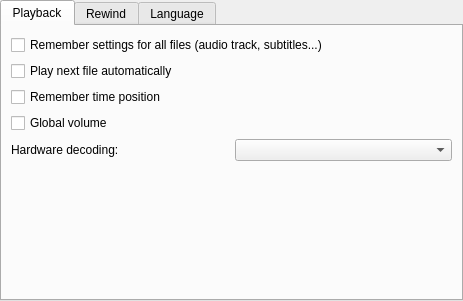
<?xml version="1.0" encoding="UTF-8"?>
<ui version="4.0">
 <class>PrefMain</class>
 <widget class="QWidget" name="PrefMain">
  <property name="geometry">
   <rect>
    <x>0</x>
    <y>0</y>
    <width>463</width>
    <height>301</height>
   </rect>
  </property>
  <property name="windowTitle">
   <string>General</string>
  </property>
  <property name="windowIcon">
   <iconset theme="preferences-other"/>
  </property>
  <layout class="QVBoxLayout" name="verticalLayout_4">
   <property name="spacing">
    <number>0</number>
   </property>
   <property name="leftMargin">
    <number>0</number>
   </property>
   <property name="topMargin">
    <number>0</number>
   </property>
   <property name="rightMargin">
    <number>0</number>
   </property>
   <property name="bottomMargin">
    <number>0</number>
   </property>
   <item>
    <widget class="QTabWidget" name="tabWidget">
     <property name="currentIndex">
      <number>0</number>
     </property>
     <widget class="QWidget" name="tabPlayback">
      <attribute name="title">
       <string>Playback</string>
      </attribute>
      <layout class="QVBoxLayout" name="verticalLayout">
       <item>
        <widget class="QCheckBox" name="cbRememberFileSettings">
         <property name="text">
          <string>Remember settings for all files (audio track, subtitles...)</string>
         </property>
        </widget>
       </item>
       <item>
        <widget class="QCheckBox" name="cbAutoPlayNext">
         <property name="text">
          <string>Play next file automatically</string>
         </property>
        </widget>
       </item>
       <item>
        <widget class="QCheckBox" name="cbRememberTimePos">
         <property name="text">
          <string>Remember time position</string>
         </property>
        </widget>
       </item>
       <item>
        <widget class="QCheckBox" name="cbGlobalVolume">
         <property name="text">
          <string>Global volume</string>
         </property>
        </widget>
       </item>
       <item>
        <layout class="QHBoxLayout" name="horizontalLayout">
         <item>
          <widget class="QLabel" name="label">
           <property name="text">
            <string>Hardware decoding:</string>
           </property>
          </widget>
         </item>
         <item>
          <widget class="QComboBox" name="cbHwdec"/>
         </item>
        </layout>
       </item>
       <item>
        <spacer name="verticalSpacer">
         <property name="orientation">
          <enum>Qt::Orientation::Vertical</enum>
         </property>
         <property name="sizeHint" stdset="0">
          <size>
           <width>20</width>
           <height>322</height>
          </size>
         </property>
        </spacer>
       </item>
      </layout>
     </widget>
     <widget class="QWidget" name="tabRewind">
      <attribute name="title">
       <string>Rewind</string>
      </attribute>
      <layout class="QVBoxLayout" name="verticalLayout_3">
       <item>
        <widget class="SeekWidget" name="seek0" native="true"/>
       </item>
       <item>
        <widget class="SeekWidget" name="seek1" native="true"/>
       </item>
       <item>
        <widget class="SeekWidget" name="seek2" native="true"/>
       </item>
       <item>
        <layout class="QHBoxLayout" name="l2">
         <property name="spacing">
          <number>6</number>
         </property>
         <property name="margin" stdset="0">
          <number>0</number>
         </property>
         <item>
          <widget class="QLabel" name="label_3">
           <property name="text">
            <string>Behaviour of time slider:</string>
           </property>
           <property name="buddy">
            <cstring>cbTimeSliderBeh</cstring>
           </property>
          </widget>
         </item>
         <item>
          <widget class="QComboBox" name="cbTimeSliderBeh">
           <property name="sizePolicy">
            <sizepolicy hsizetype="Expanding" vsizetype="Fixed">
             <horstretch>0</horstretch>
             <verstretch>0</verstretch>
            </sizepolicy>
           </property>
           <item>
            <property name="text">
             <string>Seek to position while dragging</string>
            </property>
           </item>
           <item>
            <property name="text">
             <string>Seek to position when released</string>
            </property>
           </item>
          </widget>
         </item>
         <item>
          <spacer name="sp1">
           <property name="orientation">
            <enum>Qt::Orientation::Horizontal</enum>
           </property>
           <property name="sizeHint" stdset="0">
            <size>
             <width>81</width>
             <height>25</height>
            </size>
           </property>
          </spacer>
         </item>
        </layout>
       </item>
       <item>
        <spacer name="verticalSpacer_3">
         <property name="orientation">
          <enum>Qt::Orientation::Vertical</enum>
         </property>
         <property name="sizeHint" stdset="0">
          <size>
           <width>20</width>
           <height>155</height>
          </size>
         </property>
        </spacer>
       </item>
      </layout>
     </widget>
     <widget class="QWidget" name="tabLang">
      <attribute name="title">
       <string>Language</string>
      </attribute>
      <layout class="QVBoxLayout" name="verticalLayout_2">
       <item>
        <widget class="QGroupBox" name="groupBox">
         <property name="title">
          <string>Preferred language:</string>
         </property>
         <layout class="QGridLayout" name="gridLayout">
          <property name="leftMargin">
           <number>0</number>
          </property>
          <property name="topMargin">
           <number>0</number>
          </property>
          <property name="rightMargin">
           <number>0</number>
          </property>
          <property name="bottomMargin">
           <number>0</number>
          </property>
          <property name="spacing">
           <number>3</number>
          </property>
          <item row="0" column="2">
           <spacer name="horizontalSpacer">
            <property name="orientation">
             <enum>Qt::Orientation::Horizontal</enum>
            </property>
            <property name="sizeHint" stdset="0">
             <size>
              <width>94</width>
              <height>20</height>
             </size>
            </property>
           </spacer>
          </item>
          <item row="1" column="2">
           <spacer name="horizontalSpacer_2">
            <property name="orientation">
             <enum>Qt::Orientation::Horizontal</enum>
            </property>
            <property name="sizeHint" stdset="0">
             <size>
              <width>94</width>
              <height>20</height>
             </size>
            </property>
           </spacer>
          </item>
          <item row="1" column="0">
           <widget class="QLabel" name="textLabel2_11">
            <property name="text">
             <string>Su&amp;btitles:</string>
            </property>
            <property name="alignment">
             <set>Qt::AlignmentFlag::AlignRight|Qt::AlignmentFlag::AlignTrailing|Qt::AlignmentFlag::AlignVCenter</set>
            </property>
            <property name="wordWrap">
             <bool>false</bool>
            </property>
            <property name="buddy">
             <cstring>subtitle_lang_edit</cstring>
            </property>
           </widget>
          </item>
          <item row="0" column="0">
           <widget class="QLabel" name="textLabel1_20">
            <property name="text">
             <string>&amp;Audio:</string>
            </property>
            <property name="alignment">
             <set>Qt::AlignmentFlag::AlignRight|Qt::AlignmentFlag::AlignTrailing|Qt::AlignmentFlag::AlignVCenter</set>
            </property>
            <property name="wordWrap">
             <bool>false</bool>
            </property>
            <property name="buddy">
             <cstring>audio_lang_edit</cstring>
            </property>
           </widget>
          </item>
          <item row="1" column="1">
           <widget class="QLineEdit" name="subtitle_lang_edit"/>
          </item>
          <item row="0" column="1">
           <widget class="QLineEdit" name="audio_lang_edit"/>
          </item>
         </layout>
        </widget>
       </item>
       <item>
        <spacer name="verticalSpacer_2">
         <property name="orientation">
          <enum>Qt::Orientation::Vertical</enum>
         </property>
         <property name="sizeHint" stdset="0">
          <size>
           <width>20</width>
           <height>40</height>
          </size>
         </property>
        </spacer>
       </item>
      </layout>
     </widget>
    </widget>
   </item>
  </layout>
 </widget>
 <customwidgets>
  <customwidget>
   <class>SeekWidget</class>
   <extends>QWidget</extends>
   <header>prefs/seekwidget.h</header>
   <container>1</container>
  </customwidget>
 </customwidgets>
 <resources/>
 <connections/>
</ui>
